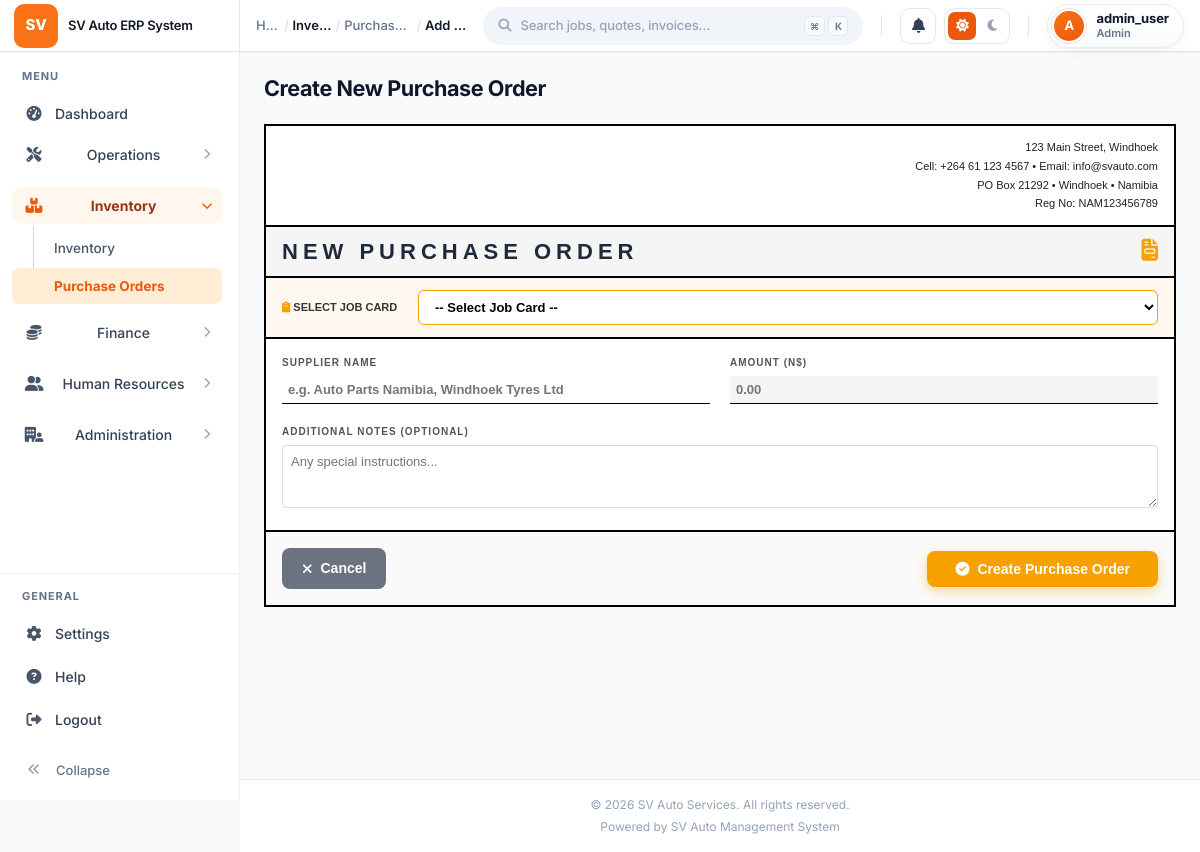
Page /frontend/Admin/purchase-order/add_purchase_order.php (signed in) on the committed database.
### tables this page shows
CREATE TABLE business (
    id INT AUTO_INCREMENT PRIMARY KEY,
    name VARCHAR(150) NOT NULL,
    email VARCHAR(100),
    phone VARCHAR(30),
    address TEXT,
    tax_number VARCHAR(50),
    logo_url VARCHAR(255) DEFAULT NULL,
    website VARCHAR(100),
    slogan VARCHAR(200),
    created_at TIMESTAMP DEFAULT CURRENT_TIMESTAMP,
    updated_at TIMESTAMP DEFAULT CURRENT_TIMESTAMP ON UPDATE CURRENT_TIMESTAMP
);

### backend/config/functions.php (called while the page is built, shortened)
<?php
function getBusiness(): array
{
    static $business = null;
    if ($business !== null) return $business;
    try {
        global $pdo;
        $stmt = $pdo->query("SELECT * FROM business ORDER BY id ASC LIMIT 1");
        $business = $stmt->fetch(PDO::FETCH_ASSOC) ?: [
            'name' => 'SV Auto Services',
            'email' => 'info@svauto.com',
            'phone' => '+264 61 123 4567',
            'address' => '123 Main Street, Windhoek',
            'tax_number' => 'NAM123456789',
            'logo_url' => null,
            'website' => '',
            'slogan' => 'Quality Service You Can Trust'
        ];
    } catch (Exception $e) {
        $business = [
            'name' => 'SV Auto Services',
            'email' => 'info@svauto.com',
            'phone' => '+264 61 123 4567',
            'address' => '123 Main Street, Windhoek',
            'tax_number' => 'NAM123456789',
            'logo_url' => null,
            'website' => '',
            'slogan' => 'Quality Service You Can Trust'
        ];
    }
    return $business;
}

### frontend/Admin/purchase-order/add_purchase_order.php (the view, shortened to what this page needs)
<?php
require_once __DIR__ . '/../../../backend/config/config.php';
require_once __DIR__ . '/../../../backend/config/functions.php';
$business = getBusiness();
include __DIR__ . '/../includes/header.php';
?>
<div class="erp-page-header">
    <h1 class="erp-page-title">Create New Purchase Order</h1>
</div>
<form action="create_purchase_order.php" method="POST">
<div style="background:white; border:2px solid #000; max-width:1000px; margin:0 auto 20px; font-family:Arial,sans-serif;">
    <div style="display:flex; justify-content:space-between; align-items:flex-start; padding:12px 16px; border-bottom:2px solid #000;">
        <div style="text-align:right; font-size:11px; line-height:1.7; color:#222;">
            <?php echo htmlspecialchars($business['address'] ?? 'Lafrenz Industrial • Rensburger Street'); ?><br>
            Cell: <?php echo htmlspecialchars($business['phone'] ?? ''); ?> •
            Email: <?php echo htmlspecialchars($business['email'] ?? ''); ?><br>
            PO Box 21292 • Windhoek • Namibia<br>
            Reg No: <?php echo htmlspecialchars($business['tax_number'] ?? ''); ?>
        </div>
    </div>
    <div style="display:flex; justify-content:space-between; align-items:center; background:#f5f5f5; border-bottom:2px solid #000; padding:8px 16px;">
        <div style="font-size:22px; font-weight:900; letter-spacing:5px; text-transform:uppercase;">NEW PURCHASE ORDER</div>
        <div><i class="fas fa-file-invoice" style="color:#F7A100; font-size:22px;"></i></div>
    </div>
    <div style="padding:12px 16px; border-bottom:2px solid #000; background:#FFF8F0;">
        <div style="display:flex; align-items:center; gap:16px;">
            <label style="font-size:11px; font-weight:700; text-transform:uppercase; color:#333; white-space:nowrap; min-width:120px;">
                <i class="fas fa-clipboard" style="color:#F7A100;"></i> Select Job Card
            </label>
            <select name="job_card_id" id="job_card_id" required onchange="updateJobCardInfo()"
                style="flex:1; border:1.5px solid #F7A100; border-radius:6px; padding:8px 12px; font-size:13px; font-weight:600; background:white; outline:none;">
                <option value="">-- Select Job Card --</option>
            </select>
        </div>
    </div>
    <div style="padding:16px; border-bottom:2px solid #000;">
        <div style="display:grid; grid-template-columns:1fr 1fr; gap:20px;">
            <div>
                <label style="font-size:10px; font-weight:700; text-transform:uppercase; color:#555; display:block; margin-bottom:6px; letter-spacing:1px;">Supplier Name</label>
                <input type="text" name="supplier_name" placeholder="e.g. Auto Parts Namibia, Windhoek Tyres Ltd" required
                    style="width:100%; border:none; border-bottom:1.5px solid #000; padding:6px; font-size:13px; font-weight:600; background:transparent; outline:none; box-sizing:border-box;">
            </div>
            <div>
                <label style="font-size:10px; font-weight:700; text-transform:uppercase; color:#555; display:block; margin-bottom:6px; letter-spacing:1px;">Amount (N$)</label>
                <input type="number" name="amount" id="amount" step="0.01" min="0.01" placeholder="0.00" required readonly
                    style="width:100%; border:none; border-bottom:1.5px solid #000; padding:6px; font-size:13px; font-weight:600; background:#f5f5f5; outline:none; box-sizing:border-box;">
            </div>
        </div>
        <div style="margin-top:20px;">
            <label style="font-size:10px; font-weight:700; text-transform:uppercase; color:#555; display:block; margin-bottom:6px; letter-spacing:1px;">Additional Notes (Optional)</label>
            <textarea name="notes" rows="3" placeholder="Any special instructions..."
                style="width:100%; border:1px solid #ddd; border-radius:4px; padding:8px; font-size:13px; font-family:Arial,sans-serif; resize:vertical; box-sizing:border-box;"></textarea>
        </div>
    </div>
    <div style="padding:16px; display:flex; justify-content:space-between; align-items:center; background:#fafafa;">
        <a href="purchase_orders.php" style="background:#6B7280; color:white; padding:10px 20px; border-radius:8px; text-decoration:none; font-size:14px; font-weight:700; display:inline-flex; align-items:center; gap:8px;">
            <i class="fas fa-times"></i> Cancel
        </a>
        <button type="submit" style="background:#F7A100; color:white; border:none; border-radius:8px; padding:10px 28px; font-size:14px; font-weight:700; cursor:pointer; display:inline-flex; align-items:center; gap:8px; box-shadow:0 4px 12px rgba(247,161,0,0.4);">
            <i class="fas fa-check-circle"></i> Create Purchase Order
        </button>
    </div>
</div>
</form>
<?php include __DIR__ . '/../includes/footer.php'; ?>

### frontend/Admin/includes/footer.php (shortened to what this page needs)
            </div>
            <footer class="erp-footer">
                <p>&copy; <?php echo date('Y'); ?> <?php echo htmlspecialchars($business['name'] ?? 'SV Auto Services'); ?>. All rights reserved.</p>
                <p style="margin-top: 4px;">Powered by SV Auto Management System</p>
            </footer>
        </main>
    </div>
    </div>
</body>
</html>

### frontend/Admin/css/erp-layout.css (style rules this page uses)
:root { --brand-primary: #F7A100; --brand-primary-dark: #E09000; --brand-primary-light: #FFB52E; --brand-primary-subtle: #FFF5E0; --white: #FFFFFF; --gray-50: #FAFAFA; --gray-100: #F5F5F5; --gray-200: #E8E8E8; --gray-300: #D1D5DB; --gray-400: #9CA3AF; --gray-500: #6B7280; --gray-600: #4B5563; --gray-700: #374151; --gray-800: #1F2937; --gray-900: #111827; --status-success: #10B981; --status-success-bg: #D1FAE5; --status-warning: #F59E0B; --status-warning-bg: #FEF3C7; --status-danger: #EF4444; --status-danger-bg: #FEE2E2; --status-info: #3B82F6; --status-info-bg: #DBEAFE; --status-pending: #F59E0B; --status-pending-bg: #FEF3C7; --sidebar-width: 280px; --sidebar-collapsed: 70px; --header-height: 76px; --footer-height: 48px; --font-primary: 'Inter', -apple-system, BlinkMacSystemFont, 'Segoe UI', Roboto, sans-serif; --font-mono: 'SF Mono', Monaco, monospace; --text-xs: 0.75rem; --text-sm: 0.875rem; --text-base: 1rem; --text-lg: 1.125rem; --text-xl: 1.25rem; --text-2xl: 1.5rem; --text-3xl: 1.875rem; --space-1: 0.25rem; --space-2: 0.5rem; --space-3: 0.75rem; --space-4: 1rem; --space-5: 1.25rem; --space-6: 1.5rem; --space-8: 2rem; --space-10: 2.5rem; --space-12: 3rem; --shadow-sm: 0 1px 2px 0 rgba(0, 0, 0, 0.05); --shadow-md: 0 4px 6px -1px rgba(0, 0, 0, 0.1), 0 2px 4px -1px rgba(0, 0, 0, 0.06); --shadow-lg: 0 10px 15px -3px rgba(0, 0, 0, 0.1), 0 4px 6px -2px rgba(0, 0, 0, 0.05); --shadow-xl: 0 20px 25px -5px rgba(0, 0, 0, 0.1), 0 10px 10px -5px rgba(0, 0, 0, 0.04); --shadow-brand: 0 4px 14px 0 rgba(247, 161, 0, 0.39); --radius-sm: 0.375rem; --radius-md: 0.5rem; --radius-lg: 0.625rem; --radius-xl: 0.75rem; --radius-full: 9999px; --transition-fast: 150ms ease; --transition-base: 250ms ease; --transition-slow: 350ms ease; }
* { margin: 0; padding: 0; box-sizing: border-box; }
html { font-size: 16px; -webkit-font-smoothing: antialiased; -moz-osx-font-smoothing: grayscale; }
body { font-family: var(--font-primary); font-size: var(--text-sm); line-height: 1.5; color: var(--gray-800); background-color: var(--gray-50); overflow-x: hidden; }
.erp-page-header { display: flex; align-items: flex-start; justify-content: space-between; gap: var(--space-4); margin-bottom: var(--space-6); }
.erp-page-title { font-size: var(--text-2xl); font-weight: 700; color: var(--gray-800); margin: 0; }
.erp-content .erp-page-header .erp-page-title { font-weight: 800; color: #0f172a; letter-spacing: -0.02em; }
.erp-footer { padding: var(--space-4) var(--space-6); text-align: center; font-size: var(--text-xs); color: var(--gray-400); border-top: 1px solid var(--gray-200); background: var(--white); }
:root { --brand-primary: #f59e0b; --brand-primary-dark: #d97706; --brand-primary-light: #fbbf24; --brand-primary-subtle: #fffbeb; --gray-50: #f8fafc; --gray-100: #f1f5f9; --gray-200: #e2e8f0; --gray-300: #cbd5e1; --gray-400: #94a3b8; --gray-500: #64748b; --gray-600: #475569; --gray-700: #334155; --gray-800: #1e293b; --gray-900: #0f172a; }
body, body.erp-app { background: #f8fafc !important; color: #1e293b; }
.erp-page-title, .rd-panel-title { color: #0f172a !important; letter-spacing: -0.015em; }

### frontend/Admin/css/cake-layout.css (style rules this page uses)
:root { --topbar-height: 52px; --topbar-bg: #ffffff; --topbar-border: #e2e8f0; --topbar-z: 1100; --vt-primary: #f97316; --vt-primary-strong: #ea580c; --vt-primary-bg: #ffedd5; --vt-primary-hover: #fff7ed; --vt-primary-shadow: rgba(249, 115, 22, 0.25); --vt-sidebar-width: 240px; --vt-sidebar-collapsed: 64px; --vt-page-bg: #f9fafb; }
.erp-page-header { margin-bottom: 20px !important; }
.erp-page-title { font-size: 1.35rem !important; font-weight: 700 !important; color: #0f172a !important; letter-spacing: -0.02em !important; }

### frontend/assets/css/site-theme.css (style rules this page uses)
html { min-height: 100%; }
body { min-height: 100%; min-height: 100dvh; background-color: var(--beige, #f5f3ee); background-image: linear-gradient( 180deg, var(--beige-deep, #e8e4dc) 0%, var(--beige, #f5f3ee) 28%, var(--beige, #f5f3ee) 100% ); background-repeat: no-repeat; background-attachment: fixed; background-size: 100% 100%; }
body::before { content: ''; position: fixed; inset: 0; z-index: 0; pointer-events: none; background-image: radial-gradient(circle at 20% 10%, rgba(234, 88, 12, 0.04) 0%, transparent 42%), radial-gradient(circle at 85% 75%, rgba(15, 23, 42, 0.03) 0%, transparent 40%); }

### frontend/Admin/includes/header.php (style rules this page uses)
html { color-scheme: light; }

### rows in the picture
business: address "123 Main Street, Windhoek", phone "+264 61 123 4567", email "info@svauto.com", tax_number "NAM123456789", name "SV Auto Services"

### other values in the picture
$_tb_ws_name "SV Auto ERP System"
$_label "H…"
$_label "Inve…"
$_label "Purchas…"
$_label "Add…"
$_tb_avatar_init "A"
$_tb_username "admin_user"
$_tb_role "Admin"
$item['label'] "Dashboard"
$item['label'] "Operations"
$item['label'] "Inventory"
$child['label'] "Inventory"
$child['label'] "Purchase Orders"
$item['label'] "Finance"
$item['label'] "Human Resources"
